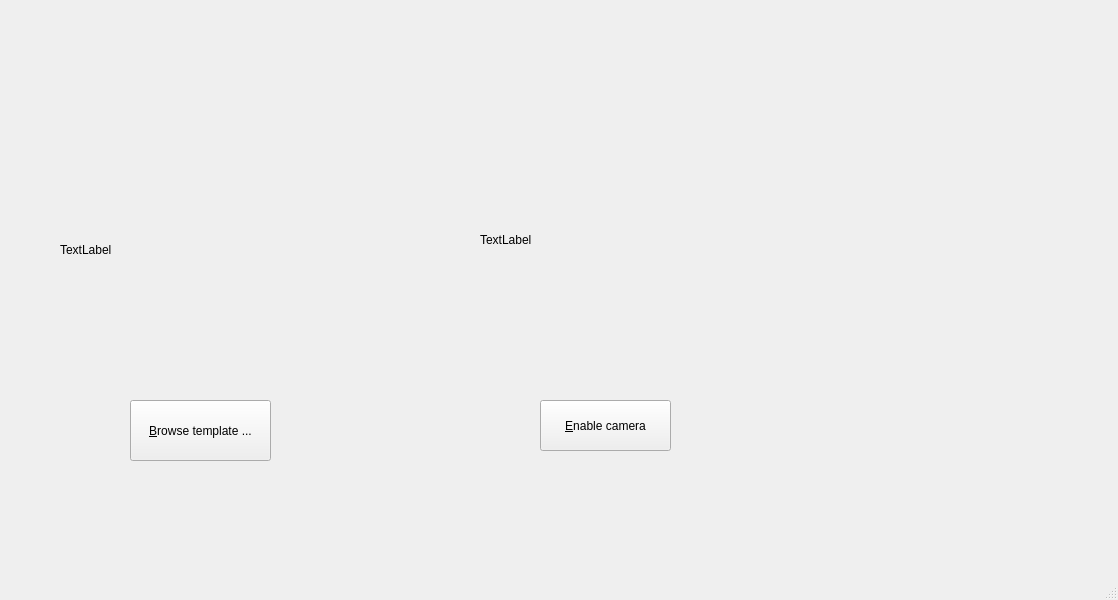
<?xml version="1.0" encoding="UTF-8"?>
<ui version="4.0">
 <class>MainWindow</class>
 <widget class="QMainWindow" name="MainWindow">
  <property name="geometry">
   <rect>
    <x>0</x>
    <y>0</y>
    <width>1118</width>
    <height>600</height>
   </rect>
  </property>
  <property name="windowTitle">
   <string>SIFT Demo</string>
  </property>
  <widget class="QWidget" name="centralwidget">
   <widget class="QPushButton" name="browse_button">
    <property name="geometry">
     <rect>
      <x>130</x>
      <y>400</y>
      <width>141</width>
      <height>61</height>
     </rect>
    </property>
    <property name="text">
     <string>&amp;Browse template ...</string>
    </property>
   </widget>
   <widget class="QPushButton" name="toggle_cam_button">
    <property name="geometry">
     <rect>
      <x>540</x>
      <y>400</y>
      <width>131</width>
      <height>51</height>
     </rect>
    </property>
    <property name="text">
     <string>&amp;Enable camera</string>
    </property>
   </widget>
   <widget class="QLabel" name="template_label">
    <property name="geometry">
     <rect>
      <x>60</x>
      <y>130</y>
      <width>320</width>
      <height>240</height>
     </rect>
    </property>
    <property name="text">
     <string>TextLabel</string>
    </property>
   </widget>
   <widget class="QLabel" name="live_image_label">
    <property name="geometry">
     <rect>
      <x>480</x>
      <y>130</y>
      <width>561</width>
      <height>220</height>
     </rect>
    </property>
    <property name="text">
     <string>TextLabel</string>
    </property>
   </widget>
  </widget>
  <widget class="QMenuBar" name="menubar">
   <property name="geometry">
    <rect>
     <x>0</x>
     <y>0</y>
     <width>1118</width>
     <height>22</height>
    </rect>
   </property>
  </widget>
  <widget class="QStatusBar" name="statusbar"/>
 </widget>
 <resources/>
 <connections/>
</ui>
